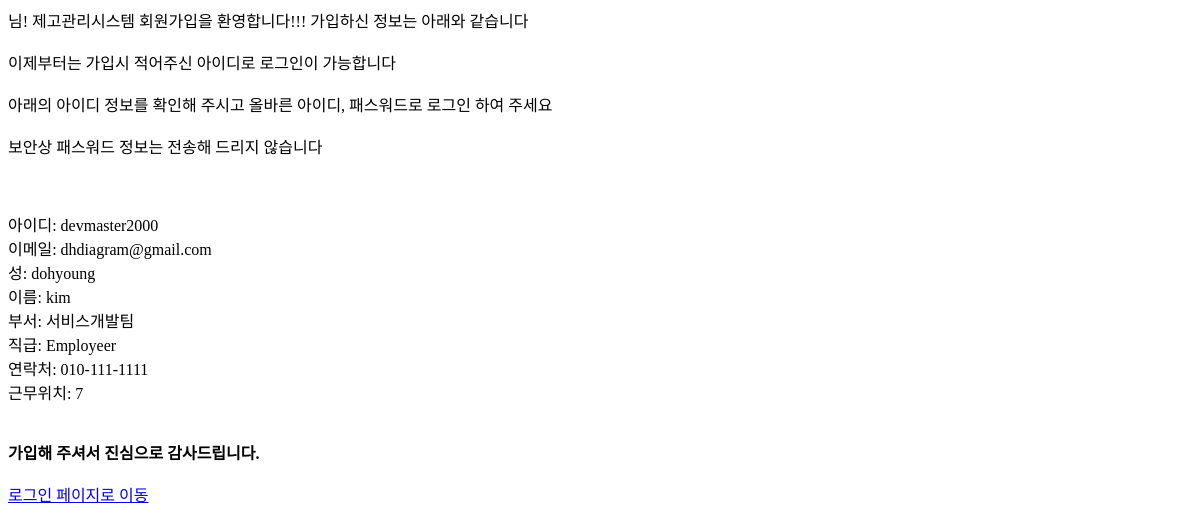
Before: /stock_member/register_success/ with the older database file.
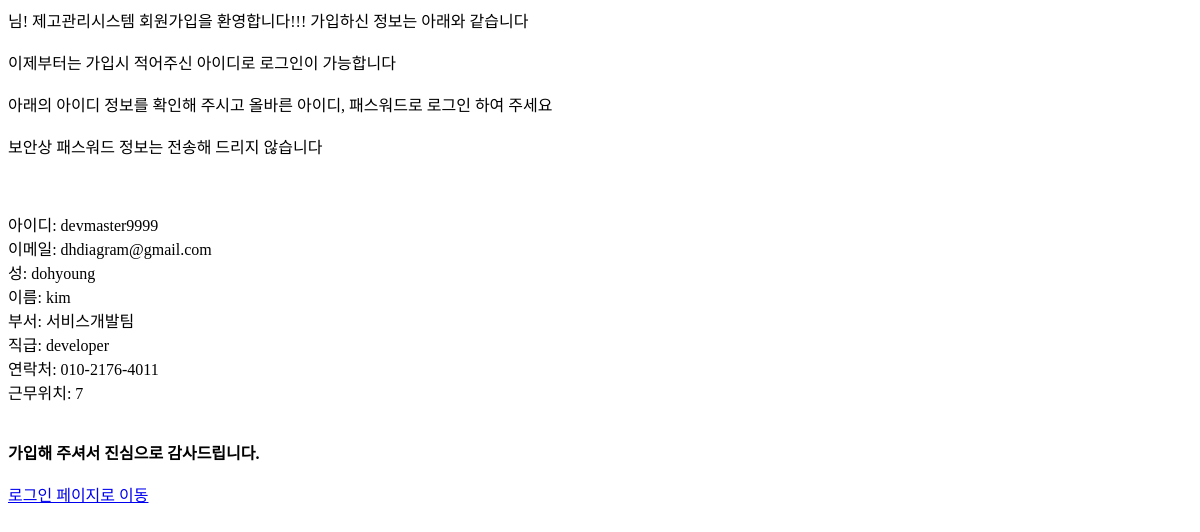
After: the same page with the newer database file.
### stock_member/models.py (models this page shows)
class User(AbstractUser):
    depart = models.CharField(max_length=500)
    position = models.CharField(max_length=500)
    phone = models.CharField(max_length=500)
    floor = models.IntegerField(max_length=500)
    email = models.EmailField(max_length=1000)

### stock_member/views.py (the view)
# urls.py: path('register_success/', RegisterResult, name='RegisterResult'),
def RegisterResult(request):
    userlists = User.objects.all().order_by('-id')[:1]
    return render(request, 'stock_member/stock_register_success.html', {'userlists':userlists})

### stock_member/templates/stock_member/stock_register_success.html (shortened to what this page needs)
이제부터는 가입시 적어주신 아이디로 로그인이 가능합니다<br/>
아래의 아이디 정보를 확인해 주시고 올바른 아이디, 패스워드로 로그인 하여 주세요<br/>
보안상 패스워드 정보는 전송해 드리지 않습니다<br/>
{% block content %}
{% for userlist in userlists %}
    아이디: {{ userlist.username }}<br/>
    이메일: {{ userlist.email }}<br/>
    성: {{ userlist.first_name }}<br/>
    이름: {{ userlist.last_name }}<br/>
    부서: {{ userlist.depart }}<br/>
    직급: {{ userlist.position }}<br/>
    연락처: {{ userlist.phone }}<br/>
    근무위치: {{ userlist.floor }}<br/>
    <Strong>가입해 주셔서 진심으로 감사드립니다.</Strong>
{% endfor %}
<a href="{% url 'login' %}" class="">로그인 페이지로 이동</a>
{% endblock %}

Changed rows visible on the page:
no longer on this page (row unchanged): User: username "devmaster2000", email "dhdiagram@gmail.com", first_name "dohyoung", last_name "kim", depart "서비스개발팀", position "Employeer", phone "010-111-1111", floor "7"
added User: username "devmaster9999", email "dhdiagram@gmail.com", first_name "dohyoung", last_name "kim", depart "서비스개발팀", position "developer", phone "010-2176-4011", floor "7"
